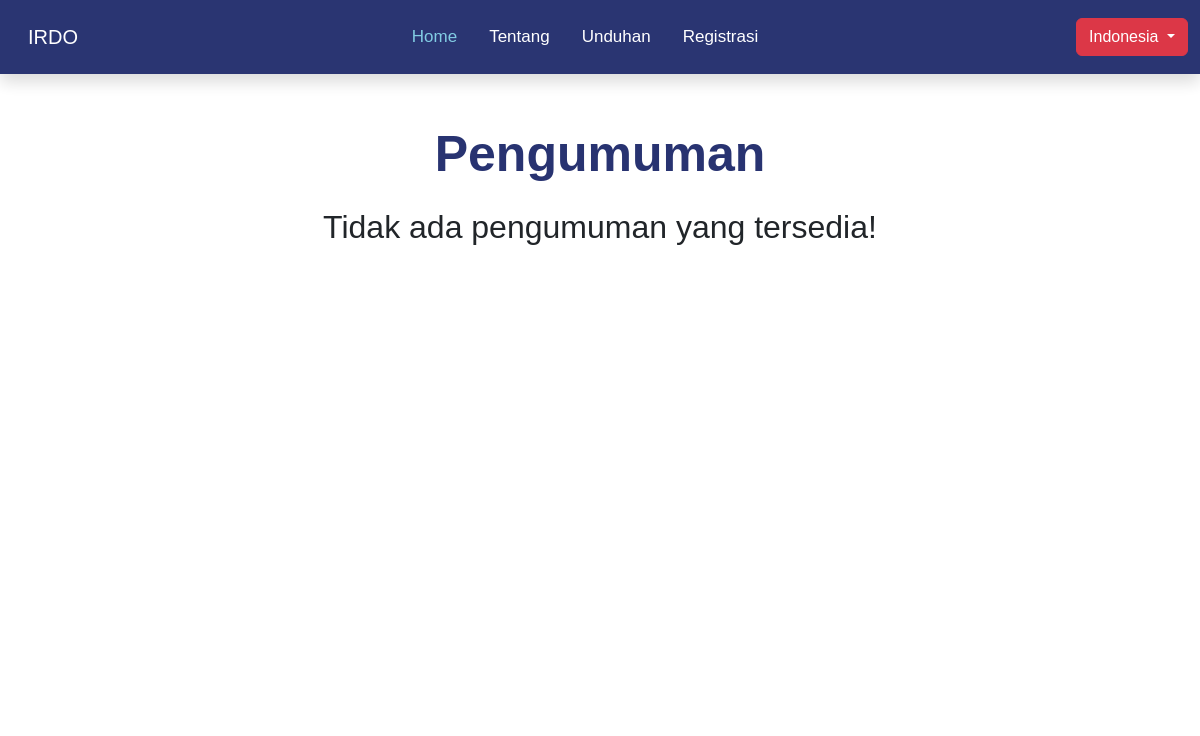
The page /id/pengumuman on the database as committed earlier.
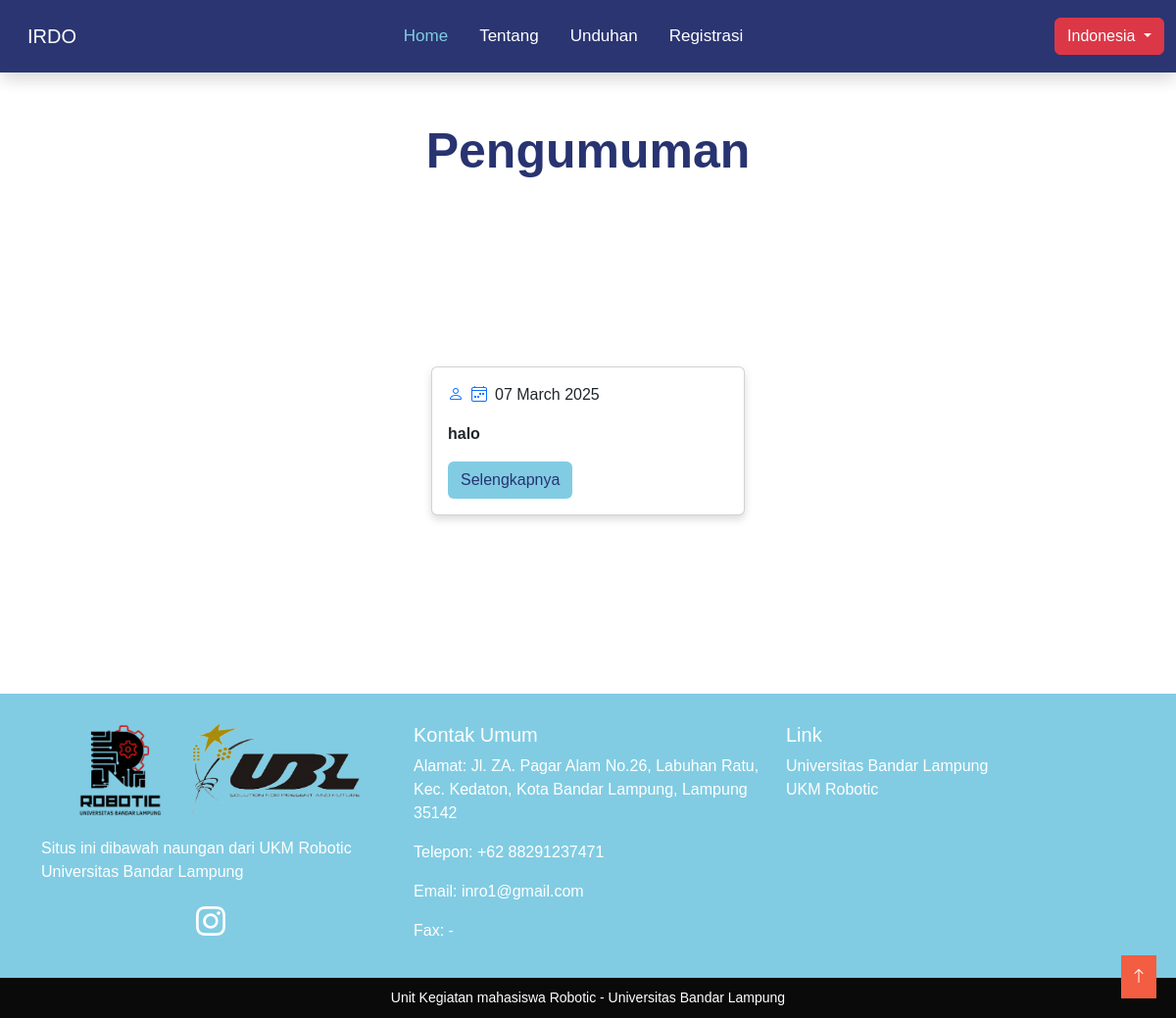
The same page on the database as committed later.
### tables this page shows
CREATE TABLE `pengumuman` (
  `id` int(11) NOT NULL,
  `timeStamp` timestamp NOT NULL DEFAULT current_timestamp() ON UPDATE current_timestamp(),
  `headline` varchar(50) NOT NULL,
  `konten` text NOT NULL,
  `kontenInggris` text NOT NULL,
  `slug` varchar(50) NOT NULL,
  `headlineInggris` varchar(50) NOT NULL,
  `foto` varchar(30) NOT NULL
);

### views/id/pengumuman.php (the view, shortened to what this page needs)
<!doctype html>
<html lang="en">
<head>
  <link href="https://cdn.jsdelivr.net/npm/bootstrap@5.3.3/dist/css/bootstrap.min.css" rel="stylesheet"
>
    <link rel="stylesheet" href="../../style/main.css">
</head>
<body>
<?php
  include 'komponen/navbar.php';
  ?>
  <div class="container text-center bg-body pb-3" style="padding-top: 100px;">
      <h1 class="pt-4">Pengumuman</h1>
      <div class="row pt-3 px-5 d-flex justify-content-center" style="min-height : 500px">
      <?php
    require 'config/database.php';
    $query = "SELECT * FROM pengumuman ORDER BY timeStamp DESC";
    $result = $conn->query($query);
    if ($result->num_rows == 0) {
      echo "<h2>Tidak ada pengumuman yang tersedia!</h2>";
      exit;
    }
    ?>
        <?php while ($pengumuman = $result->fetch_assoc()): ?>
          <div class="col-md-4 d-flex justify-content-center align-items-center my-3">
          <div class="card" style="width: 20rem;">
            <div class="card-body text-start">
              <p class="d-inline-flex align-items-center ">
              <i class="bi bi-person text-primary me-2"></i>
                <i class="bi bi-calendar4-week text-primary me-2"></i>
                <?= date('d F Y', strtotime($pengumuman['timeStamp'])) ?>
              </p>
              <p class="card-text text-start fw-bold"><?= htmlspecialchars($pengumuman['headline']) ?></p>
              <a href="id/detailPengumuman/<?= htmlspecialchars($pengumuman['slug']) ?>" class="btn" style="background-color: #81CCE3; color: #283371">Selengkapnya</a>
            </div>
          </div>
        </div>
        <?php endwhile; ?>
      </div>
    </div>
  <?php
  include 'komponen/footer.php';
  ?>
  <link rel="stylesheet" href="https://cdn.jsdelivr.net/npm/bootstrap-icons/font/bootstrap-icons.css">
</body>
</html>
  <link rel="stylesheet" href="https://cdn.jsdelivr.net/npm/bootstrap-icons/font/bootstrap-icons.css">
</body>
</html>

### views/id/komponen/footer.php
<footer class="footer">
    <div class="container">
        <div class="row">
            <div class="col-md-4 text-center">
              <img src="img/robotic.png" alt="Logo" class="footer-logo mb-3 px-2">
              <img src="img/ubl.png" alt="Logo" class="footer-logo mb-3 px-2">
                <p class="text-start">Situs ini dibawah naungan dari UKM Robotic Universitas Bandar Lampung</p>
                <div class="footer-icons">
                    <a href="#"><i class="bi bi-instagram"></i></a>
                </div>
            </div>
            <div class="col-md-4">
                <h5>Kontak Umum</h5>
                <p>Alamat: Jl. ZA. Pagar Alam No.26, Labuhan Ratu, Kec. Kedaton, Kota Bandar Lampung, Lampung 35142</p>
                <p>Telepon: +62 88291237471</p>
                <p>Email: inro1@gmail.com</p>
                <p>Fax: -</p>
            </div>
            <div class="col-md-4 text-center text-md-start">
                <h5>Link</h5>
                <ul class="list-unstyled">
                    <li><a href="#">Universitas Bandar Lampung</a></li>
                    <li><a href="#">UKM Robotic</a></li>
                </ul>
            </div>
        </div>
    </div>
    <div class="footer-bottom">
    Unit Kegiatan mahasiswa Robotic - Universitas Bandar Lampung
    </div>
    <a href="<?php echo $_SERVER['REQUEST_URI']; ?>#" class="back-to-top">
        <i class="bi bi-arrow-up"></i>
    </a>
</footer>

Rows that differ between the two databases and show on the page:
added pengumuman: timeStamp "07 March 2025", headline "halo"
Other text that changed with them:
text no longer shown: "Tidak ada pengumuman yang tersedia!"
text now shown: "Situs ini dibawah naungan dari UKM Robotic Universitas Bandar Lampung Kontak Umum Alamat: Jl. ZA. Pagar Alam No.26, Labuhan Ratu, Kec. Kedaton, Kota Bandar Lampung, Lampung 35142 Telepon: +62 88291237471 Email: inro1@gmail.com Fax: - Link Universitas Bandar Lampung UKM Robotic Unit Kegiatan mahasiswa Robotic - Universitas Bandar Lampung"
